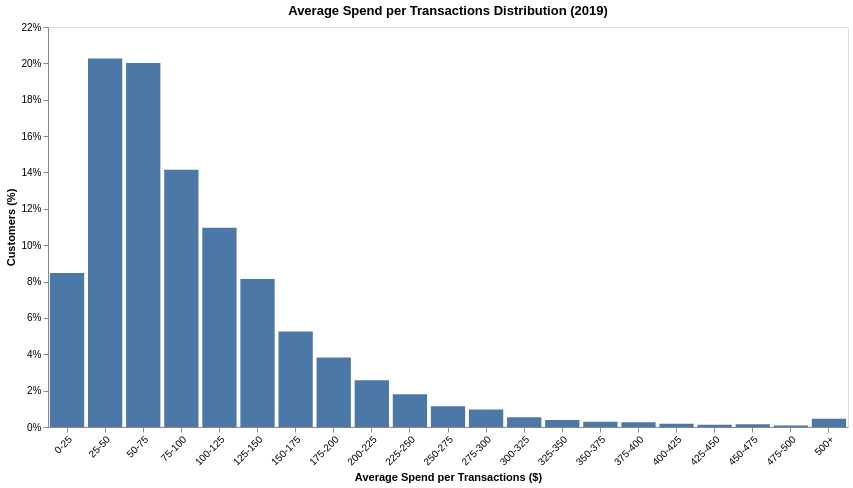

Notebook code for this chart:
### Code cell
distribution_barplot(
    create_distribution(
        cust_data_2019, 
        column="AvgSpendPerTrans",
        **create_bins_labels(
            bin_width=25, 
            max_cutoff=500
        )
    ),
    column="AvgSpendPerTrans",
    title="Average Spend per Transactions Distribution (2019)",
    x_title="Average Spend per Transactions ($)"
)

### Figure 1 — Vega-Lite specification as saved in the notebook (floating-point values rounded to 4 significant figures)
{"config": {"view": {"continuousWidth": 300, "continuousHeight": 300}}, "data": {"name": "data-8f9f985a416b924c003fdacea5cc8b3a"}, "mark": {"type": "bar", "opacity": 1.0}, "encoding": {"tooltip": [{"field": "Range", "title": "Range", "type": "nominal"}, {"field": "Customers", "format": ",", "title": "Customers", "type": "quantitative"}, {"field": "Percent", "format": ".1%", "title": "Customers (%)", "type": "quantitative"}], "x": {"axis": {"grid": false, "labelAngle": -45}, "field": "Range", "sort": ["0-25", "25-50", "50-75", "75-100", "100-125", "125-150", "150-175", "175-200", "200-225", "225-250", "250-275", "275-300", "300-325", "325-350", "350-375", "375-400", "400-425", "425-450", "450-475", "475-500", "500+"], "title": "Average Spend per Transactions ($)", "type": "nominal"}, "y": {"axis": {"format": "%", "grid": false}, "field": "Percent", "title": "Customers (%)", "type": "quantitative"}}, "height": 400, "title": "Average Spend per Transactions Distribution (2019)", "width": 800, "$schema": "https://vega.github.io/schema/vega-lite/v6.4.1.json", "datasets": {"data-8f9f985a416b924c003fdacea5cc8b3a": [{"Range": "0-25", "Customers": 2698, "Percent": 0.0847}, {"Range": "25-50", "Customers": 6455, "Percent": 0.2026}, {"Range": "50-75", "Customers": 6377, "Percent": 0.2002}, {"Range": "75-100", "Customers": 4508, "Percent": 0.1415}, {"Range": "100-125", "Customers": 3490, "Percent": 0.1096}, {"Range": "125-150", "Customers": 2592, "Percent": 0.08137}, {"Range": "150-175", "Customers": 1675, "Percent": 0.05258}, {"Range": "175-200", "Customers": 1217, "Percent": 0.0382}, {"Range": "200-225", "Customers": 819, "Percent": 0.02571}, {"Range": "225-250", "Customers": 573, "Percent": 0.01799}, {"Range": "250-275", "Customers": 362, "Percent": 0.01136}, {"Range": "275-300", "Customers": 305, "Percent": 0.009575}, {"Range": "300-325", "Customers": 170, "Percent": 0.005337}, {"Range": "325-350", "Customers": 122, "Percent": 0.00383}, {"Range": "350-375", "Customers": 92, "Percent": 0.002888}, {"Range": "375-400", "Customers": 82, "Percent": 0.002574}, {"Range": "400-425", "Customers": 59, "Percent": 0.001852}, {"Range": "425-450", "Customers": 41, "Percent": 0.001287}, {"Range": "450-475", "Customers": 46, "Percent": 0.001444}, {"Range": "475-500", "Customers": 27, "Percent": 0.0008476}, {"Range": "500+", "Customers": 145, "Percent": 0.004552}]}}
